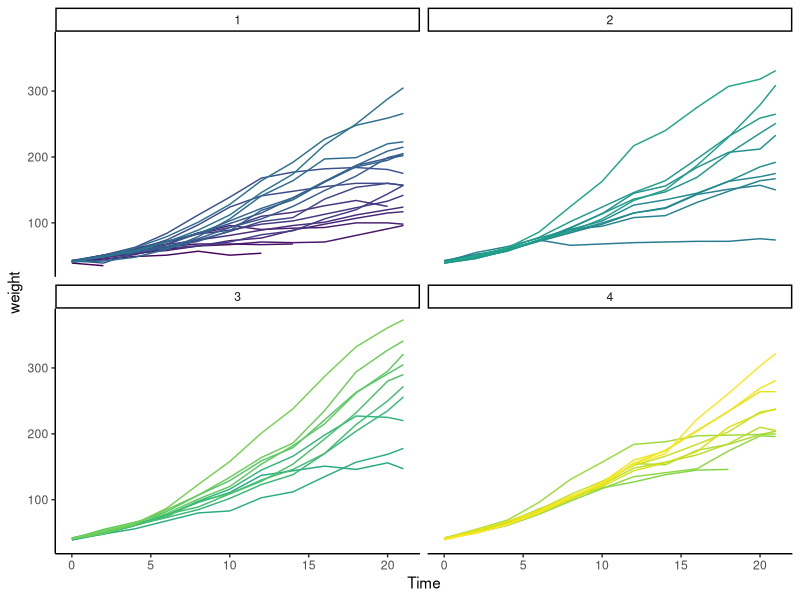

Generate this figure with R:
## ---- chunk 1
knitr::opts_chunk$set(echo = TRUE)
## ---- chunk 2
library(tidyverse)
library(car)

## ---- chunk 3
data(ChickWeight)
p <- ChickWeight |>
    ggplot(aes(x = Time, y = weight)) +
    geom_line(aes(color = Chick)) +
    theme_classic() +
    theme(legend.position = "none") +
    facet_wrap(~ Diet)
p

## ---- chunk 4
model1 <- lm(weight ~ Time + Diet, data = ChickWeight)
durbinWatsonTest(model1)

